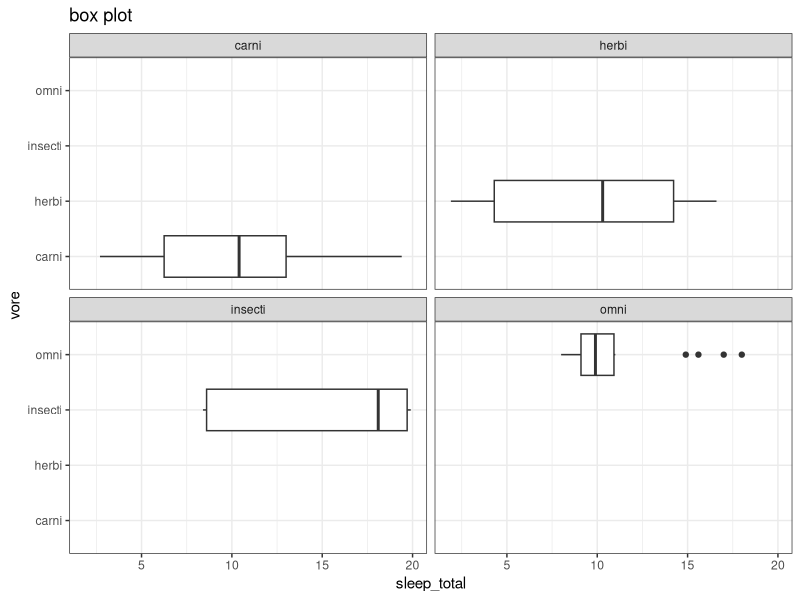
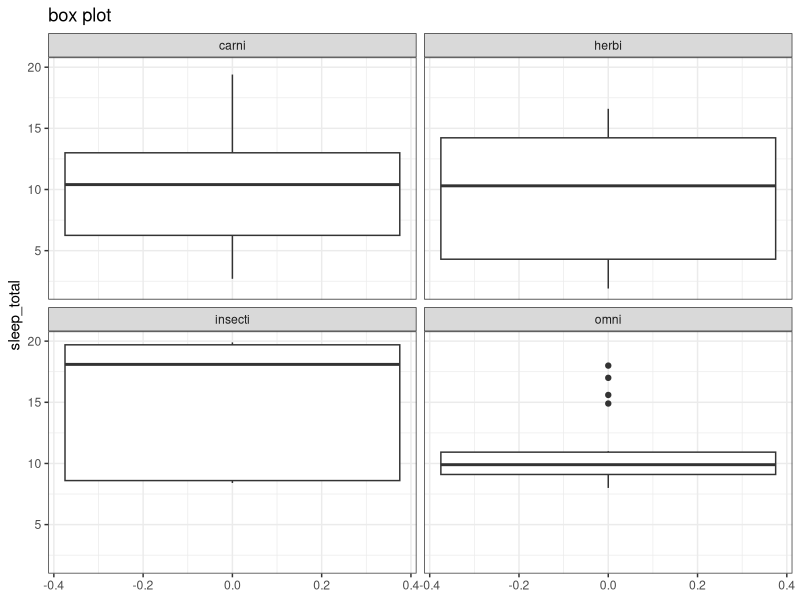
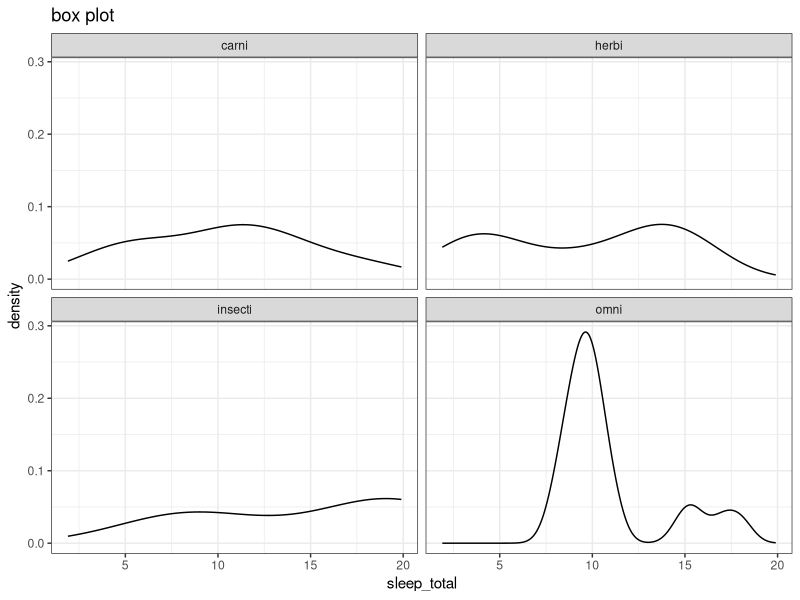
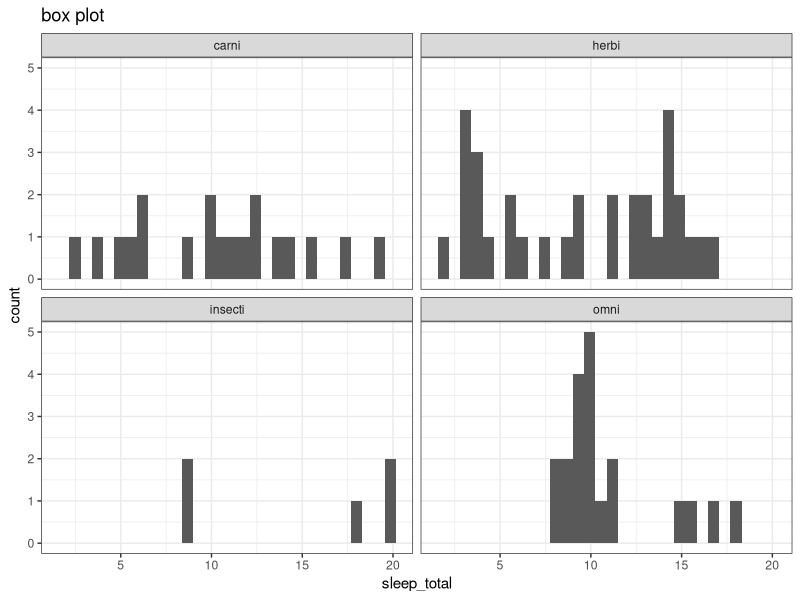

These charts were generated, in order, by the following R code:
#one categorical and one numerical 
# the standard practice to plot a box plot that the categorical
# variables should in y axis and the numerical variables are in x axis. 
#beacuse if the variables are in large in size it is easier to learn the y axis text.
library(tidyverse)


data()

msleep
head(msleep)


msleep %>% 
  drop_na(vore) %>% 
  ggplot(aes(x=vore,y=sleep_total))+
  geom_boxplot()+
  theme_bw()+
  labs(title="box plot")+
  coord_flip()+
  facet_wrap(~vore)

msleep %>% 
  drop_na(vore) %>% 
  ggplot(aes(sleep_total))+
  geom_boxplot()+
  theme_bw()+
  labs(title="box plot")+
  coord_flip()+
  facet_wrap(~vore)


msleep %>% 
  drop_na(vore) %>% 
  ggplot(aes(sleep_total))+
  geom_density()+
  theme_bw()+
  labs(title="box plot")+
  #coord_flip()+
  facet_wrap(~vore)


#histogram
msleep %>% 
  drop_na(vore) %>% 
  ggplot(aes(sleep_total))+
  geom_histogram()+
  theme_bw()+
  labs(title="box plot")+
  #coord_flip()+
  facet_wrap(~vore)


summary(msleep$sleep_total)  
